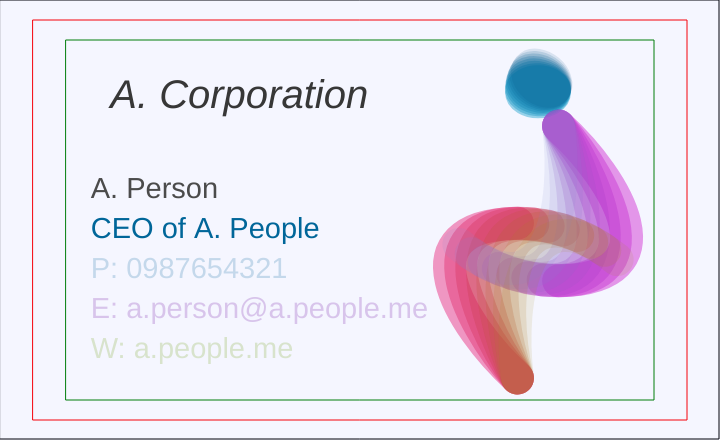
Frame 1 (no input)
Frame 60 (no input): identical to frame 1, image omitted
Frame 120 (the mouse pressed at the canvas centre since frame 60): identical to frame 1, image omitted

The p5.js sketch that drew this single still picture (run headless with seeded random() and noise() and a simulated clock; from frame 60 on, the mouse is pressed at the canvas centre):

// p5.js sketch
// ── sketch.js
// Print dimensions - good to keep ratios as variables throughout!
var cardH = 400;
var cardW = Math.round(cardH*1.636); // maintains aspect ratio throughout

// additional bleed and padding %
// use native JavaScript object Math to round - can't have decimals for pixels
var bleedPadW = Math.round(cardW*0.05);
var bleedPadH = Math.round(cardH*0.05);

// dimensions for bleed area
var bleedXmin = 0;
var bleedXmax = cardW + (bleedPadW*2);
var bleedYmin = 0;
var bleedYmax = cardH + (bleedPadH*2);

// dims for centered card area
var cardXmin = 0 + bleedPadW;
var cardXmax = cardW;
var cardYmin = 0 + bleedPadH;
var cardYmax = cardH;

// dims for centered padding area
var padXmin = cardXmin + bleedPadW;
var padXmax = cardXmax - bleedPadW*2;
var padYmin = cardYmin + bleedPadH;
var padYmax = cardYmax - bleedPadH*2;


function setup() {
	createCanvas(bleedXmax, bleedYmax); //width and height of my canvas
	stroke("black");
	rect(bleedXmin, bleedYmin, bleedXmax-1, bleedYmax-1); // minus one to make it visible inside canvas
	stroke("red");
	rect(cardXmin, cardYmin, cardXmax, cardYmax); // centered
	stroke("green");
	rect(padXmin, padYmin, padXmax, padYmax); // centered
	background(15, 25, 255, 10);
	noStroke();

	// careful! see textSize is used by p5.js library, so don't name it as a var
	var fontSizeA = Math.round(cardH/10);
	fill(55);
	textStyle(ITALIC);
	textSize(fontSizeA);
	text("A. Corporation", padXmin+bleedPadW*1.34, padYmax*0.3)
	var fontSizeNorm = Math.round(cardH/14); // maintain aspect ratio with text too
	fill(75);
	textStyle(NORMAL)
	textSize(fontSizeNorm);
	text("A. Person", padXmin+bleedPadW*0.75, padYmax*0.55);
	fill(0, 102, 153); // note color values - try to improve with cymk-style colors
	text("CEO of A. People", padXmin+bleedPadW*0.75, (padYmax*0.55)+fontSizeA);
	fill(0, 102, 153, 51); // note 4th value is alpha (transparency)
	text("P: 0987654321", padXmin+bleedPadW*0.75, (padYmax*0.55)+(fontSizeA*2));
	fill(102, 0, 153, 51);
	text("E: a.person@a.people.me", padXmin+bleedPadW*0.75, (padYmax*0.55)+(fontSizeA*3));
	fill(102, 153, 0, 51);
	text("W: a.people.me", padXmin+bleedPadW*0.75, (padYmax*0.55)+(fontSizeA*4));

	for (var i = 0; i <= HALF_PI/2; i+=0.1){
		noFill();
		stroke(200-i*100, i*200, 200, 100-i*100);
		strokeCap(ROUND);
		strokeWeight(bleedPadW);
		push();
		translate(padXmax*0.95, padYmax*0.35);
		rotate(i);
		beginShape();
		var x1 = 0; 
		var y1 = 0;
		var x2 = padXmax*0.1; 
		var y2 = padYmax*0.15;
		var x3 = padXmax*0.2; 
		var y3 = padYmax*0.425;
		var x4 = 0; 
		var y4 = padYmax*0.43;
		bezier(x1, y1, x2, y2, x3, y3, x4, y4);
		endShape();
		pop();

		stroke(230-i*100, i*200, 100-i*100, 100-i*100);
		push();
		translate(padXmax*0.88, padYmax*1.05);
		rotate(i);
		beginShape();
		y1 = -y1;
		x2 = -x2; 
		y2 = -y2;
		x3 = -x3; 
		y3 = -y3;
		y4 = -y4;
		bezier(x1, y1, x2, y2, x3, y3, x4, y4);
		endShape();
		pop();

		noFill();
		stroke(0, 150-i*100, 200-i*100, 100-i*100);
		strokeCap(SQUARE);
		strokeWeight(bleedPadW);
		push();
		translate(padXmax*0.95, padYmax*0.25);
		rotate(i);
		beginShape();
		var xc = 0-padXmax*0.035;
		var yc = 0+padYmax*0.005;
		var wc = bleedPadW;
		var hc = bleedPadH;
		ellipse(xc, yc, wc, hc);
		endShape();
		pop();
	}
	
}

function draw() {


}
